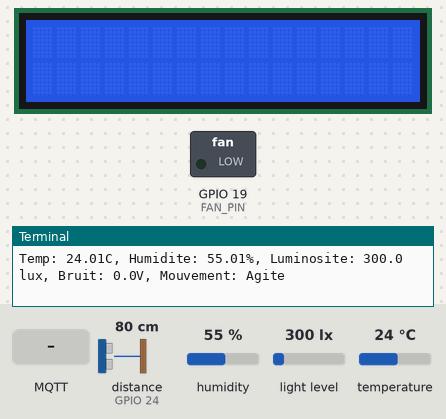
Bench run of a program on a simulated Raspberry Pi (BCM pin numbers). Shown: 16×2 character LCD, switched loads named in the program (green lamp = pin HIGH), the last lines printed to the terminal. The test bench sets the inputs (shaded band); at power-on: light level 300 lx, temperature 24 °C, distance to the obstacle (sensor on GPIO 24) 80 cm, humidity 55 %. The echo pulse lasts 58.3 µs per cm; no MQTT or app messages arrive unless stated; the clock reads 2024-03-15 10:24:30 at power-on unless the program sets it; pins used as bus, display or sensor lines are not drawn.

Above: at 1.3 s.
1.4 s: light level set to 106 lx
At 8.1 s:
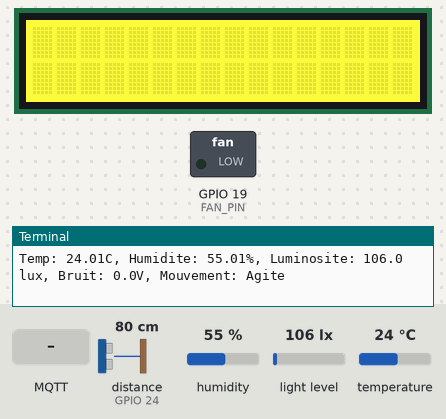
8.3 s: light level set to 91 lx
At 12.5 s:
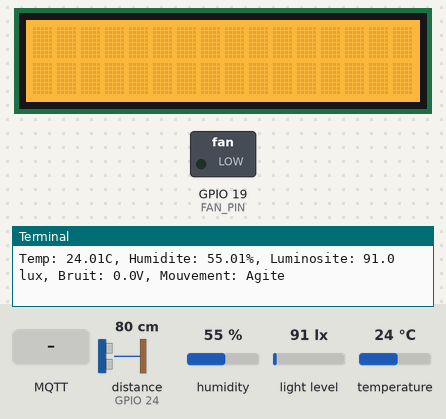
14.6 s: MQTT message "niv3" arrives on the first subscribed topic
At 15.1 s:
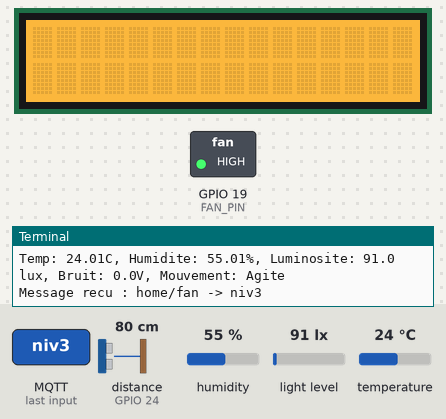
16.8 s: MQTT message "niv1" arrives on the first subscribed topic
At 17.83 s:
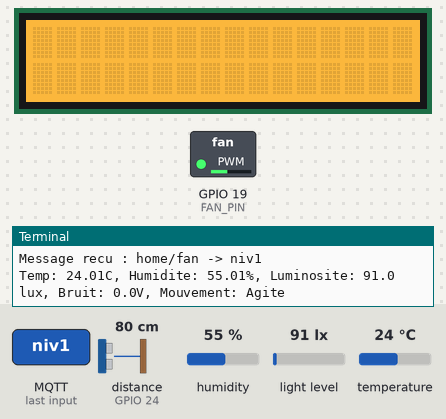
18.8 s: MQTT message "home/fan" arrives on the first subscribed topic
At 19.2 s:
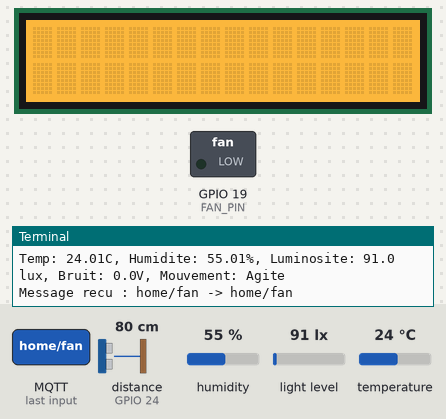
21.1 s: temperature set to 12 °C
Timing chart, 0 to 24.1 s (numbered marks = the images above; inputs shaded):
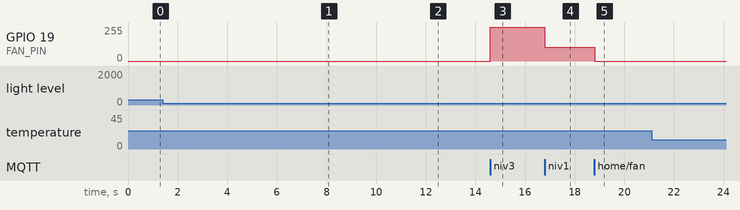

The program:

seabebe.py
```python
# -*- coding: utf-8 -*-
import time
import board
import busio
import adafruit_veml7700
import paho.mqtt.client as mqtt
import smbus
import RPi.GPIO as GPIO
import statistics
from smbus2 import SMBus

# Configuration MQTT
BROKER = "localhost"
client = mqtt.Client()
client.connect(BROKER)

# Initialisation I2C pour le LCD
I2C_BUS = SMBus(1)
LCD_ADDR = 0x3e
RGB_ADDR = 0x62

# Initialisation I2C pour les capteurs
i2c = busio.I2C(board.SCL, board.SDA)
veml7700 = adafruit_veml7700.VEML7700(i2c)
HTU21D_I2C_ADDRESS = 0x40
TRIGGER_TEMP_MEASURE_HOLD = 0xE3
TRIGGER_HUMD_MEASURE_HOLD = 0xE5
ADS1115_I2C_ADDR = 0x48
CONFIG_REG = [0xF3, 0x83]

# Configuration du capteur ultrason
GPIO.setmode(GPIO.BCM)
GPIO_TRIGGER = 23
GPIO_ECHO = 24
GPIO.setup(GPIO_TRIGGER, GPIO.OUT)
GPIO.setup(GPIO_ECHO, GPIO.IN)

# Configuration du ventilateur
FAN_PIN = 19
GPIO.setup(FAN_PIN, GPIO.OUT)
pwm = GPIO.PWM(FAN_PIN, 100)
pwm.start(0)

# Fonctions LCD
def lcd_command(cmd):
    I2C_BUS.write_byte_data(LCD_ADDR, 0x80, cmd)
    time.sleep(0.05)

def lcd_write(msg):
    lcd_command(0x01)  # Effacer l'écran
    time.sleep(0.05)
    for char in msg:
        I2C_BUS.write_byte_data(LCD_ADDR, 0x40, ord(char))
        time.sleep(0.05)

def set_rgb(r, g, b):
    I2C_BUS.write_byte_data(RGB_ADDR, 0, 0)
    I2C_BUS.write_byte_data(RGB_ADDR, 1, 0)
    I2C_BUS.write_byte_data(RGB_ADDR, 0x08, 0xaa)
    I2C_BUS.write_byte_data(RGB_ADDR, 4, r)
    I2C_BUS.write_byte_data(RGB_ADDR, 3, g)
    I2C_BUS.write_byte_data(RGB_ADDR, 2, b)

# Fonctions de lecture des capteurs
def read_light():
    return round(veml7700.lux, 2)

def read_noise():
    try:
        I2C_BUS.write_i2c_block_data(ADS1115_I2C_ADDR, 0x01, CONFIG_REG)
        time.sleep(0.1)
        data = I2C_BUS.read_i2c_block_data(ADS1115_I2C_ADDR, 0x00, 2)
        valeur_brute = (data[0] << 8) | data[1]
        if valeur_brute > 32767:
            valeur_brute -= 65536
        tension = (valeur_brute * 4.096) / 32767.0
        return round(tension, 3)
    except OSError:
        return None

def read_distance():
    GPIO.output(GPIO_TRIGGER, False)
    time.sleep(0.1)
    GPIO.output(GPIO_TRIGGER, True)
    time.sleep(0.00001)
    GPIO.output(GPIO_TRIGGER, False)

    debut_pulse, fin_pulse = time.time(), time.time()
    while GPIO.input(GPIO_ECHO) == 0:
        debut_pulse = time.time()
    while GPIO.input(GPIO_ECHO) == 1:
        fin_pulse = time.time()

    distance = (fin_pulse - debut_pulse) * 17150
    return round(distance, 2)

def read_temperature():
    data = I2C_BUS.read_i2c_block_data(HTU21D_I2C_ADDRESS, TRIGGER_TEMP_MEASURE_HOLD, 3)
    raw_temp = (data[0] << 8) | data[1]
    return round(-46.85 + (175.72 * raw_temp / 65536.0), 2)

def read_humidity():
    data = I2C_BUS.read_i2c_block_data(HTU21D_I2C_ADDRESS, TRIGGER_HUMD_MEASURE_HOLD, 3)
    raw_humidity = (data[0] << 8) | data[1]
    return round(-6.0 + (125.0 * raw_humidity / 65536.0), 2)

# Gestion du ventilateur via MQTT
def on_message(client, userdata, msg):
    global pwm
    print(f"Message recu : {msg.topic} -> {msg.payload.decode()}")

    if msg.topic == "home/fan":
        if msg.payload.decode() == "niv1":
            pwm.ChangeDutyCycle(40)
        elif msg.payload.decode() == "niv2":
            pwm.ChangeDutyCycle(70)
        elif msg.payload.decode() == "niv3":
            pwm.ChangeDutyCycle(100)
        else:
            pwm.ChangeDutyCycle(0)

client.on_message = on_message
client.subscribe("home/fan")
client.loop_start()

try:
    while True:
        temperature = read_temperature()
        humidity = read_humidity()
        luminosite = read_light()
        bruit = read_noise()
        distance = read_distance()

        if distance < 20:
            mouvement = "Tranquille"
        elif distance < 50:
            mouvement = "Mouvemente"
        else:
            mouvement = "Agite"

        print(f"Temp: {temperature}C, Humidite: {humidity}%, Luminosite: {luminosite} lux, Bruit: {bruit}V, Mouvement: {mouvement}")

        client.publish("home/temperature", temperature)
        client.publish("home/humidity", humidity)
        client.publish("home/light", luminosite)
        client.publish("home/noise", bruit)
        client.publish("home/movement", mouvement)

        # Mise a jour du LCD
        lcd_write(f"Temp:{temperature}C  Hum:{humidity}%")
        time.sleep(1)
        lcd_write(f"Lumi:{luminosite}lux")
        if luminosite < 10:
            set_rgb(0, 0, 255)
        elif luminosite < 100:
            set_rgb(255, 165, 0)
        else:
            set_rgb(255, 255, 0)

        time.sleep(1)

except KeyboardInterrupt:
    print("Arret du programme")
    pwm.stop()
    GPIO.cleanup()
```

Measured:
- the behaviour switches between 100 and 99 lx on light level (found by bisection; images 1 and 2)
- after the input at 14.6 s, GPIO 19 (FAN_PIN): 0/255 → 255/255 at once
- after the input at 16.8 s, GPIO 19 (FAN_PIN): 255/255 → 102/255 at once
- after the input at 18.8 s, GPIO 19 (FAN_PIN): 102/255 → 0/255 at once
